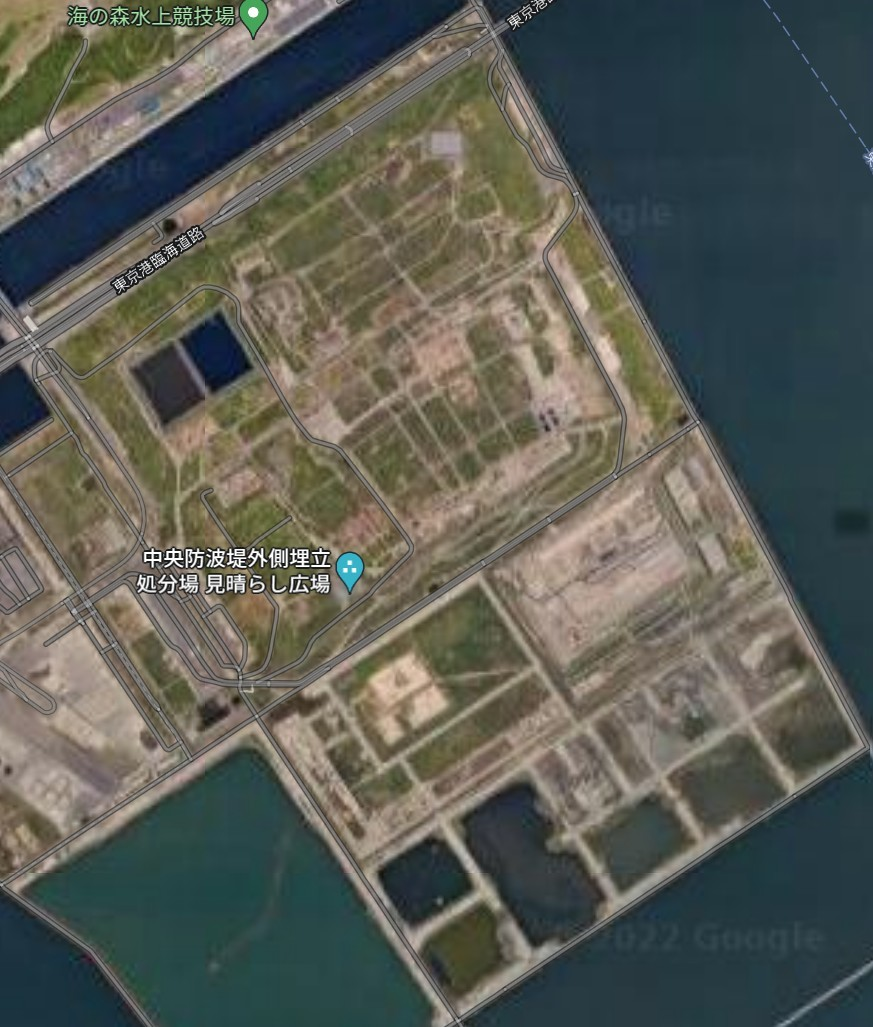
#> input picture processPic/samplePics/eisei_ok.jpeg, 873 x 1027 px
$ python 3kyokuka.py
#> lines starting #> are read from the running program, lines starting #| are printed output that depends on the picture
from importlib.metadata import files
from tkinter import filedialog
import cv2

class ProcessingPic:
    def __init__(self, fle):
        # 元画像読み込み
        img=cv2.imread(fle,0)
        # 元画像を表示
        # cv2.imshow("original",img)

        color_area = self.threeColor(img)

        self.black_area = color_area['black_area']
        self.white_area = color_area['white_area']
        self.gray_area = color_area['gray_area']

    def threeColor(self, img):
        # 画像の縦の画素数、横の画素数を取得
        height,width=img.shape

        # 黒にする上限を指定
        th_low_value=25
        # 白にする上限を指定
        th_high_value=150
        # 灰色を定義
        gray=100
        # 元画像全体の画素数
        whole_area=img.size

        # 三色の面積初期化
        white_area=0
        black_area=0
        gray_area=0


        # 画像の３値化と各色の面積比を求める
        for i in range(height):
            for j in range(width):
                if img[i,j]<th_low_value:
                    img[i,j]=0
                    black_area+=1
                elif th_low_value <= img[i,j] <=th_high_value:
                    img[i,j]=gray
                    gray_area+=1
                else :
                    img[i,j]=255
                    white_area+=1

        # 3値化した画像の表示
        # cv2.imshow("create",img)
        # cv2.waitKey(0)
        # cv2.destroyAllWindows()

        dic = {
            'black_area':black_area/whole_area*100,
            'white_area':white_area/whole_area*100,
            'gray_area':gray_area/whole_area*100
        }

        return dic

def selectPic():
    typ = [('画像ファイル','*.jpeg;*.jpg;*.png')]
    dir = '.\samplePics'
    fles = filedialog.askopenfilenames(filetypes = typ, initialdir = dir)
#> the answer given: samplePics/eisei_ok.jpeg
    return fles

def main():
    fles = selectPic()
    pics = {}
    for fle in fles:
        dic_name = fle.rsplit('/', 1)[1]
        pics[dic_name] = ProcessingPic(fle)
        print(dic_name, "|",round(pics[dic_name].black_area, 2))
#> this loop made 1 pass
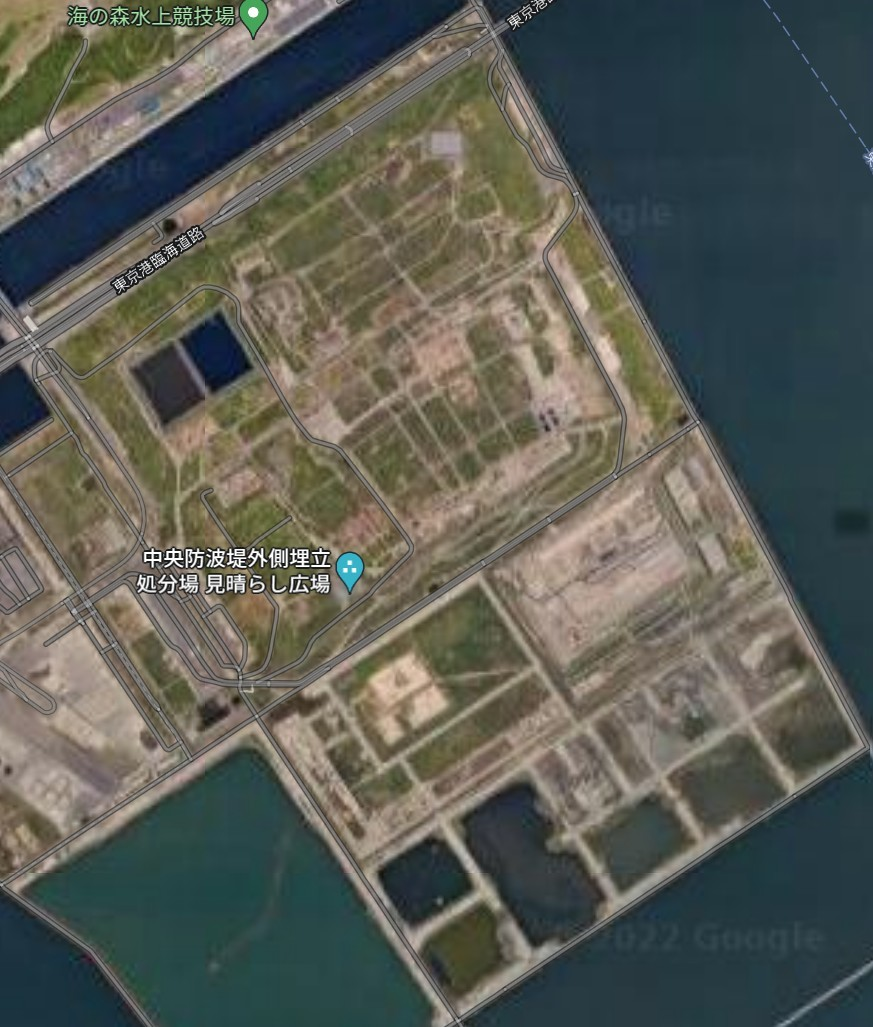
#> input picture processPic/samplePics/eisei_ok.jpeg, 873 x 1027 px
#> pass 1, in __init__, `img=cv2.imread(fle,0)`:
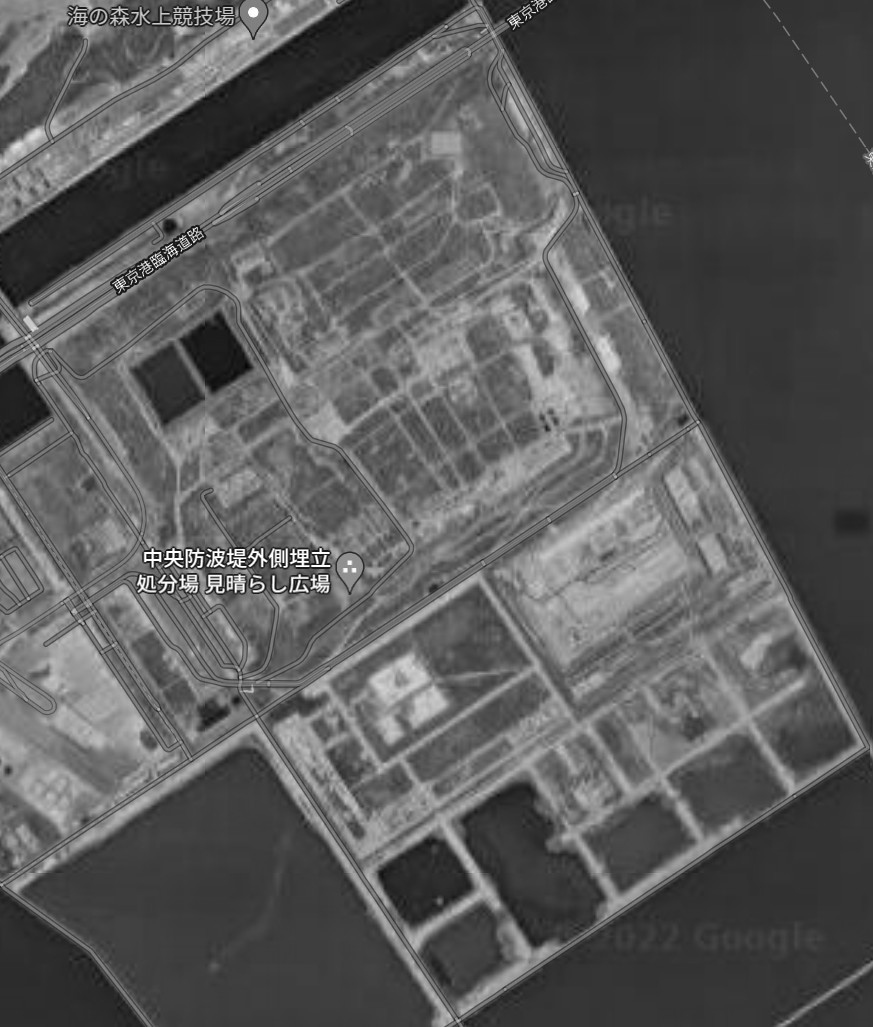
#> img: shape (1027, 873); min 4, max 255, mean 91.4

        # [4 lines of commented-out code are left out]

if __name__ == '__main__':
    main()
